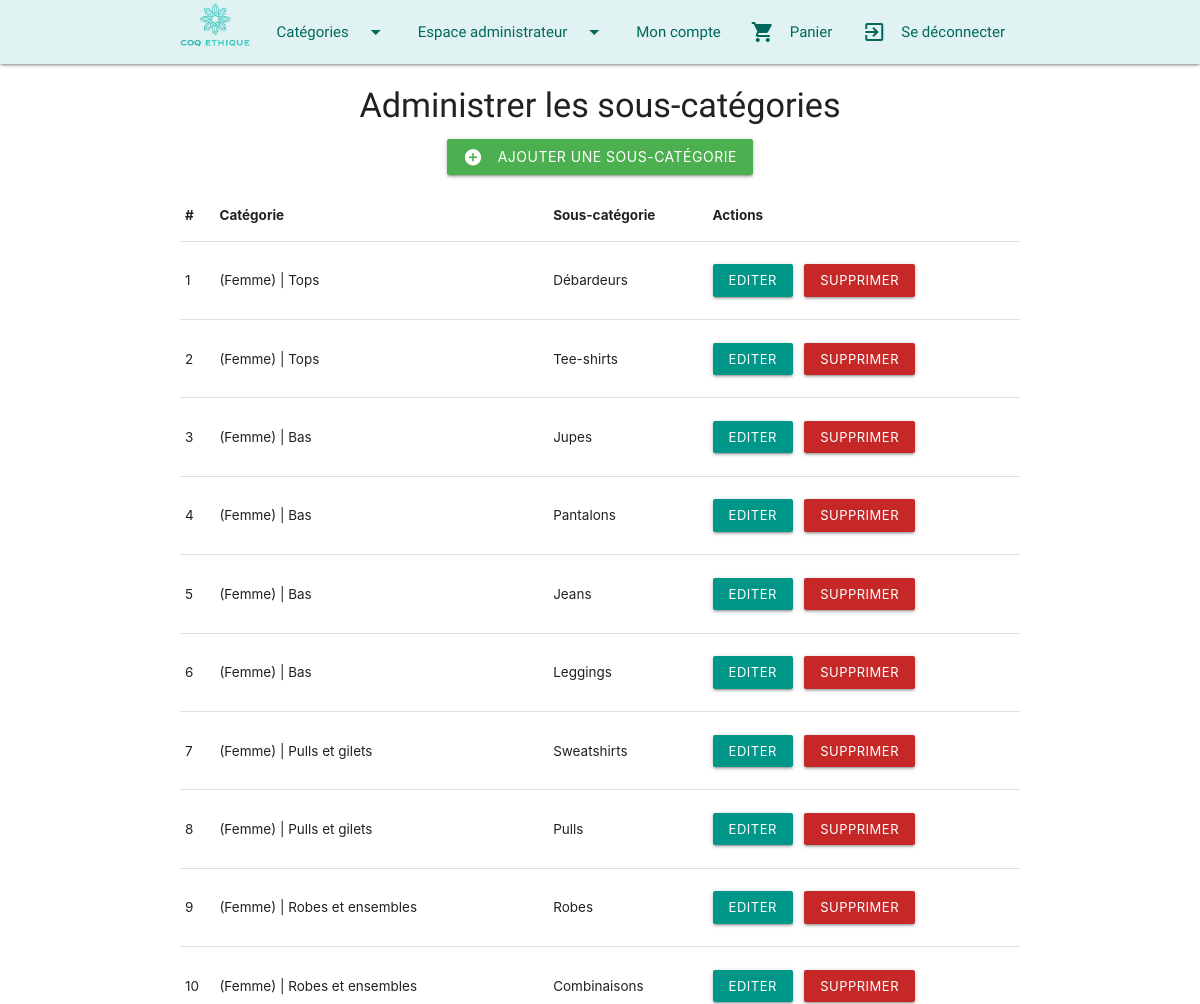
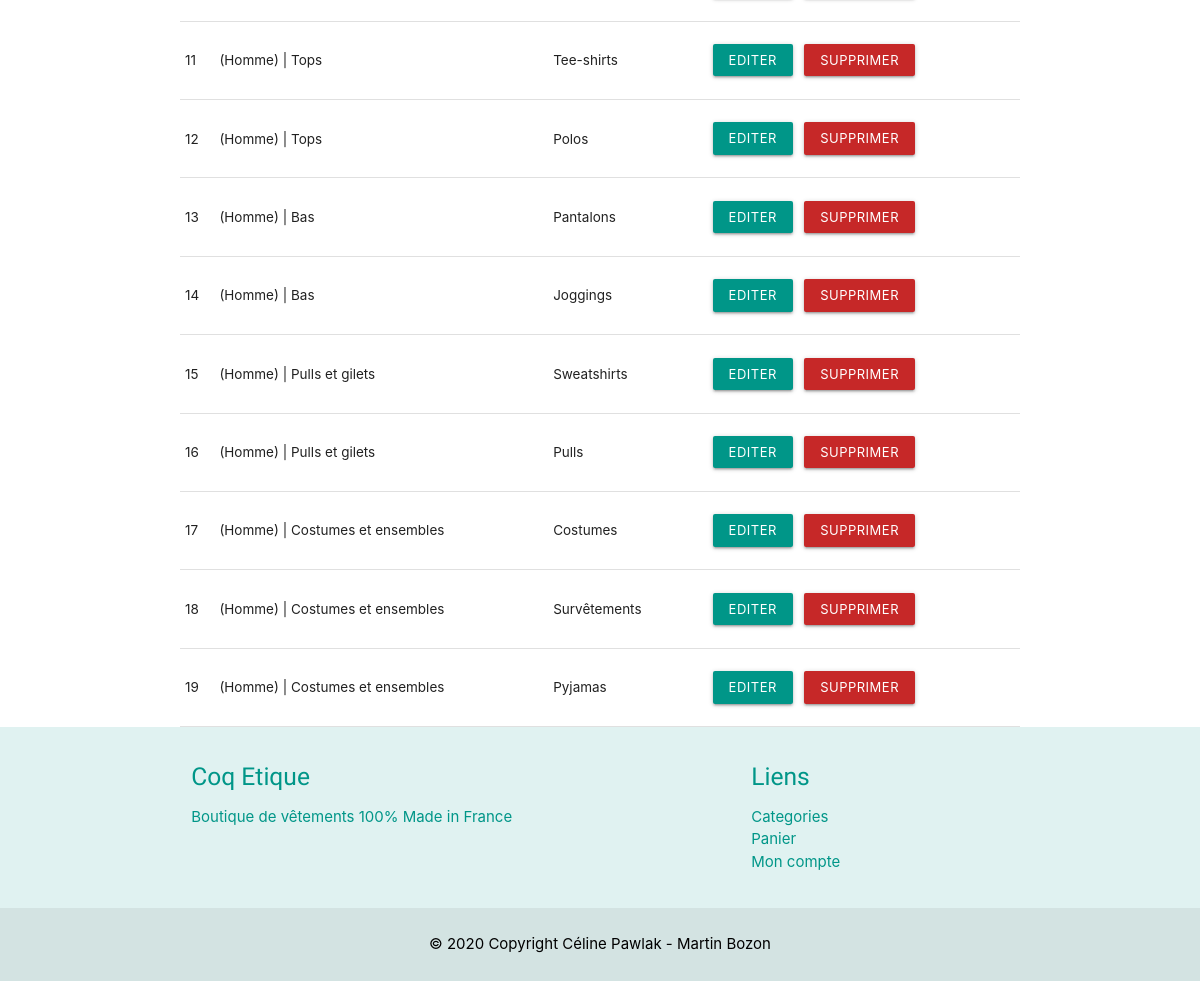
The page /index.php?p=admin.subcategories.index (signed in) on the database its author committed (2 pictures, top to bottom).
### tables this page shows
CREATE TABLE IF NOT EXISTS `sous_categories` (
  `id` int(11) NOT NULL AUTO_INCREMENT,
  `nom` varchar(255) NOT NULL,
  `id_categories` int(11) DEFAULT NULL,
  PRIMARY KEY (`id`),
  KEY `id_categories` (`id_categories`)
);

CREATE TABLE IF NOT EXISTS `categories` (
  `id` int(11) NOT NULL AUTO_INCREMENT,
  `nom` varchar(255) NOT NULL,
  `gender` varchar(255) NOT NULL,
  `image_path` varchar(255) NOT NULL,
  PRIMARY KEY (`id`)
);

### core/Controller/Controller.php (called while the page is built, shortened)
<?php
class Controller{
    protected $viewPath;
    protected function render($view, $variables = []){
        extract($variables);
        require ($this->viewPath . str_replace('.', '/', $view) . '.php');
    }
}

### app/Controller/Admin/SubcategoriesController.php (called while the page is built, shortened)
<?php
class SubcategoriesController extends AppController
{
    public function index()
    {
        $subcategories = $this->Subcategory->all();
        $categories = $this->Category->all();
        $this->render('admin.subcategories.index', compact('subcategories', 'categories'));
    }
}

### public/index.php (called while the page is built, shortened)
<?php
if (isset($_GET['p'])) {
    $page = $_GET['p'];
} else {
    $page = 'products.home';
}
$page = explode('.', $page);
if ($page[0] === 'admin'){
    $action = $page[2];
}else{
    $controller = '\App\Controller\\' . ucfirst($page[0] . 'Controller');
    $action = $page[1];
}
$controller = new $controller;
$controller->$action();

### core/Table/Table.php (called while the page is built, shortened)
<?php
class Table
{
    protected $table;
    protected $db;
    public function __construct(Database $db)
    {
        $this->db = $db;
    }
    public function all()
    {
        return $this->query('SELECT * FROM '. $this->table);
    }
    public function query($statement, $attributes = null, $one = false)
    {
        if ($attributes) {
            return $this->db->prepare(
                $statement,
                $attributes,
                str_replace('Table', 'Entity', get_class($this)),
                $one);
        }else{
            return $this->db->query(
                $statement,
                str_replace('Table', 'Entity', get_class($this)),
                $one);
        }
    }
}

### core/Database/MysqlDatabase.php (called while the page is built, shortened)
<?php
class MysqlDatabase extends Database
{
    private $pdo;
    private function getPDO()
    {
        if ($this->pdo === null){
            $pdo = new PDO('mysql:dbname=boutique;host=localhost', 'root', '');
            $pdo->setAttribute(PDO::ATTR_ERRMODE, PDO::ERRMODE_EXCEPTION);
            $this->pdo = $pdo;
        }
        return $this->pdo;
    }
    public function query($statement, $class_name = null, $one = false)
    {
        $req = $this->getPDO()->query($statement);
        if ($class_name === null){
            $req->setFetchMode(PDO::FETCH_OBJ);
        }else{
            $req->setFetchMode(PDO::FETCH_CLASS, $class_name);
        }
        if ($one){
            $datas = $req->fetch();
        }else{
            $datas = $req->fetchAll();
        }
        return $datas;
    }
}

### app/Autoloader.php (called while the page is built, shortened)
<?php
class Autoloader
{
    static function autoload($class)
    {
        if (strpos($class, __NAMESPACE__ . '\\') === 0) {
            $class = str_replace(__NAMESPACE__ . '\\', '', $class);
            $class = str_replace('\\', '/', $class);
        }
    }
}

### app/Views/admin/subcategories/index.php (the view, shortened to what this page needs)
<h4 class="center">Administrer les sous-catégories</h4>
<p class="center">
    <a href="?p=admin.subcategories.add" class="btn btn-medium waves-effect waves-light green"><i
                class="left material-icons">add_circle</i>Ajouter une sous-catégorie</a>
</p>
<table>
    <thead>
    <tr>
        <th>#</th>
        <th>Catégorie</th>
        <th>Sous-catégorie</th>
        <th>Actions</th>
    </tr>
    </thead>
    <tbody>
    <?php
    $i = 0;
    foreach ($subcategories as $subcategory) :
        $i++; ?>
        <tr>
            <td><?= $i ?></td>
            <?php
            foreach ($categories as $category) : ?>
                <?php
                if ($category->id == $subcategory->id_categories) : ?>
                    <td>(<?= $category->gender ?>) | <?= $category->nom ?></td>
                <?php
                endif;
            endforeach; ?>
            <td><?= $subcategory->nom ?></td>
            <td><a class="btn btn-small waves-effect waves-light teal"
                   href="?p=admin.subcategories.edit&id=<?= $subcategory->id ?>">Editer</a>
                <form action="?p=admin.subcategories.delete" method="post" style="display: inline">
                    <button type="submit" class="btn btn-small waves-effect waves-light red darken-3">
                        Supprimer
                    </button>
                </form>
            </td>
        </tr>
    <?php
    endforeach; ?>
    </tbody>
</table>

### public/css/style.css (style rules this page uses)
h1,h2,h3,h4,h5,h6, .navbar-brand { font-family: 'Indie Flower', cursive; }
body { display: flex; flex-direction: column; }
button { margin: 0.5rem; }
table { font-size: 90%; }

### rows shown on the page
sous_categories: nom "Débardeurs"
categories: gender "Femme", nom "Tops"
sous_categories: nom "Tee-shirts"
sous_categories: nom "Jupes"
categories: gender "Femme", nom "Bas"
sous_categories: nom "Pantalons"
sous_categories: nom "Jeans"
sous_categories: nom "Leggings"
sous_categories: nom "Sweatshirts"
categories: gender "Femme", nom "Pulls et gilets"
sous_categories: nom "Pulls"
sous_categories: nom "Robes"
categories: gender "Femme", nom "Robes et ensembles"
sous_categories: nom "Combinaisons"
sous_categories: nom "Tee-shirts"
categories: gender "Homme", nom "Tops"
sous_categories: nom "Polos"
sous_categories: nom "Pantalons"
categories: gender "Homme", nom "Bas"
sous_categories: nom "Joggings"
sous_categories: nom "Sweatshirts"
categories: gender "Homme", nom "Pulls et gilets"
sous_categories: nom "Pulls"
sous_categories: nom "Costumes"
categories: gender "Homme", nom "Costumes et ensembles"
sous_categories: nom "Survêtements"
sous_categories: nom "Pyjamas"
